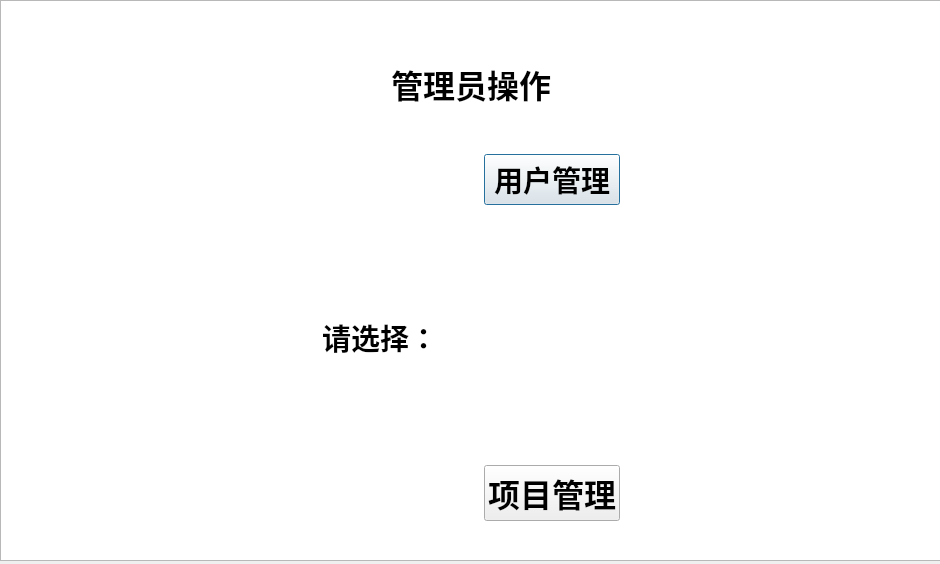
<?xml version="1.0" encoding="UTF-8"?>
<ui version="4.0">
 <class>Dialog</class>
 <widget class="QDialog" name="Dialog">
  <property name="geometry">
   <rect>
    <x>0</x>
    <y>0</y>
    <width>940</width>
    <height>564</height>
   </rect>
  </property>
  <property name="windowTitle">
   <string>管理员操作</string>
  </property>
  <widget class="QWidget" name="layoutWidget">
   <property name="geometry">
    <rect>
     <x>0</x>
     <y>60</y>
     <width>941</width>
     <height>461</height>
    </rect>
   </property>
   <layout class="QVBoxLayout" name="verticalLayout_2">
    <item>
     <layout class="QHBoxLayout" name="horizontalLayout">
      <item>
       <spacer name="horizontalSpacer">
        <property name="orientation">
         <enum>Qt::Horizontal</enum>
        </property>
        <property name="sizeHint" stdset="0">
         <size>
          <width>40</width>
          <height>20</height>
         </size>
        </property>
       </spacer>
      </item>
      <item>
       <widget class="QLabel" name="label">
        <property name="font">
         <font>
          <family>Agency FB</family>
          <pointsize>24</pointsize>
          <weight>75</weight>
          <bold>true</bold>
         </font>
        </property>
        <property name="text">
         <string>管理员操作</string>
        </property>
       </widget>
      </item>
      <item>
       <spacer name="horizontalSpacer_2">
        <property name="orientation">
         <enum>Qt::Horizontal</enum>
        </property>
        <property name="sizeHint" stdset="0">
         <size>
          <width>40</width>
          <height>20</height>
         </size>
        </property>
       </spacer>
      </item>
     </layout>
    </item>
    <item>
     <spacer name="verticalSpacer_2">
      <property name="orientation">
       <enum>Qt::Vertical</enum>
      </property>
      <property name="sizeType">
       <enum>QSizePolicy::Fixed</enum>
      </property>
      <property name="sizeHint" stdset="0">
       <size>
        <width>20</width>
        <height>40</height>
       </size>
      </property>
     </spacer>
    </item>
    <item>
     <layout class="QHBoxLayout" name="horizontalLayout_3">
      <item>
       <spacer name="horizontalSpacer_4">
        <property name="orientation">
         <enum>Qt::Horizontal</enum>
        </property>
        <property name="sizeHint" stdset="0">
         <size>
          <width>40</width>
          <height>20</height>
         </size>
        </property>
       </spacer>
      </item>
      <item>
       <layout class="QHBoxLayout" name="horizontalLayout_2">
        <item>
         <widget class="QLabel" name="label_2">
          <property name="font">
           <font>
            <family>Agency FB</family>
            <pointsize>22</pointsize>
            <weight>75</weight>
            <bold>true</bold>
           </font>
          </property>
          <property name="text">
           <string>请选择：</string>
          </property>
         </widget>
        </item>
        <item>
         <spacer name="horizontalSpacer_3">
          <property name="orientation">
           <enum>Qt::Horizontal</enum>
          </property>
          <property name="sizeType">
           <enum>QSizePolicy::Fixed</enum>
          </property>
          <property name="sizeHint" stdset="0">
           <size>
            <width>40</width>
            <height>20</height>
           </size>
          </property>
         </spacer>
        </item>
        <item>
         <layout class="QVBoxLayout" name="verticalLayout">
          <item>
           <widget class="QPushButton" name="pButtonuser">
            <property name="font">
             <font>
              <family>Bahnschrift SemiBold Condensed</family>
              <pointsize>22</pointsize>
              <weight>75</weight>
              <bold>true</bold>
             </font>
            </property>
            <property name="text">
             <string>用户管理</string>
            </property>
           </widget>
          </item>
          <item>
           <spacer name="verticalSpacer">
            <property name="orientation">
             <enum>Qt::Vertical</enum>
            </property>
            <property name="sizeHint" stdset="0">
             <size>
              <width>20</width>
              <height>40</height>
             </size>
            </property>
           </spacer>
          </item>
          <item>
           <widget class="QPushButton" name="pButtonproject">
            <property name="font">
             <font>
              <family>Bahnschrift Condensed</family>
              <pointsize>24</pointsize>
              <weight>75</weight>
              <bold>true</bold>
             </font>
            </property>
            <property name="text">
             <string>项目管理</string>
            </property>
           </widget>
          </item>
         </layout>
        </item>
       </layout>
      </item>
      <item>
       <spacer name="horizontalSpacer_5">
        <property name="orientation">
         <enum>Qt::Horizontal</enum>
        </property>
        <property name="sizeHint" stdset="0">
         <size>
          <width>40</width>
          <height>20</height>
         </size>
        </property>
       </spacer>
      </item>
     </layout>
    </item>
   </layout>
  </widget>
  <widget class="QTableWidget" name="tableWidget">
   <property name="geometry">
    <rect>
     <x>0</x>
     <y>0</y>
     <width>941</width>
     <height>561</height>
    </rect>
   </property>
   <property name="styleSheet">
    <string notr="true">background-image: url(:/b1.png);
 background-size: cover;</string>
   </property>
  </widget>
  <zorder>tableWidget</zorder>
  <zorder>layoutWidget</zorder>
 </widget>
 <resources>
  <include location="../picture.qrc"/>
 </resources>
 <connections/>
</ui>
